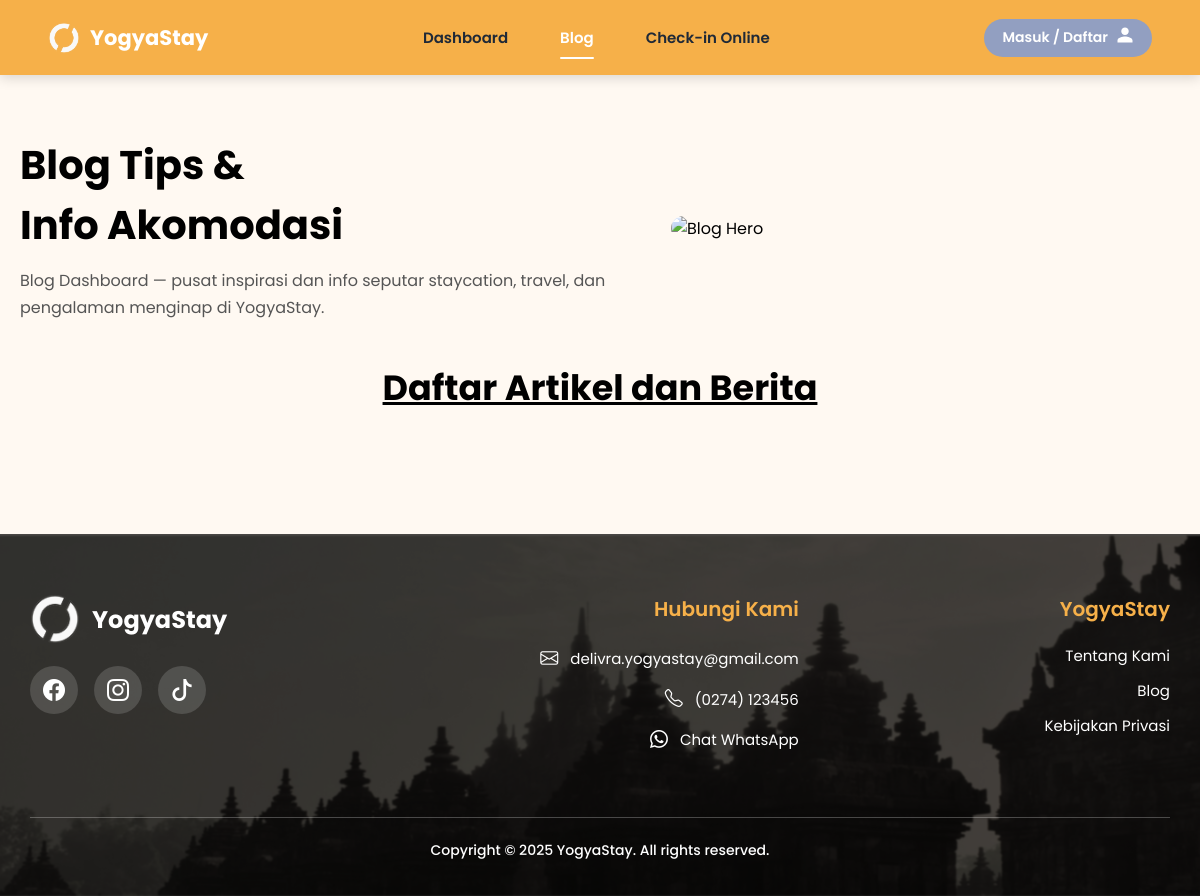
/users/blog.php, run on an earlier commit of the app's database.
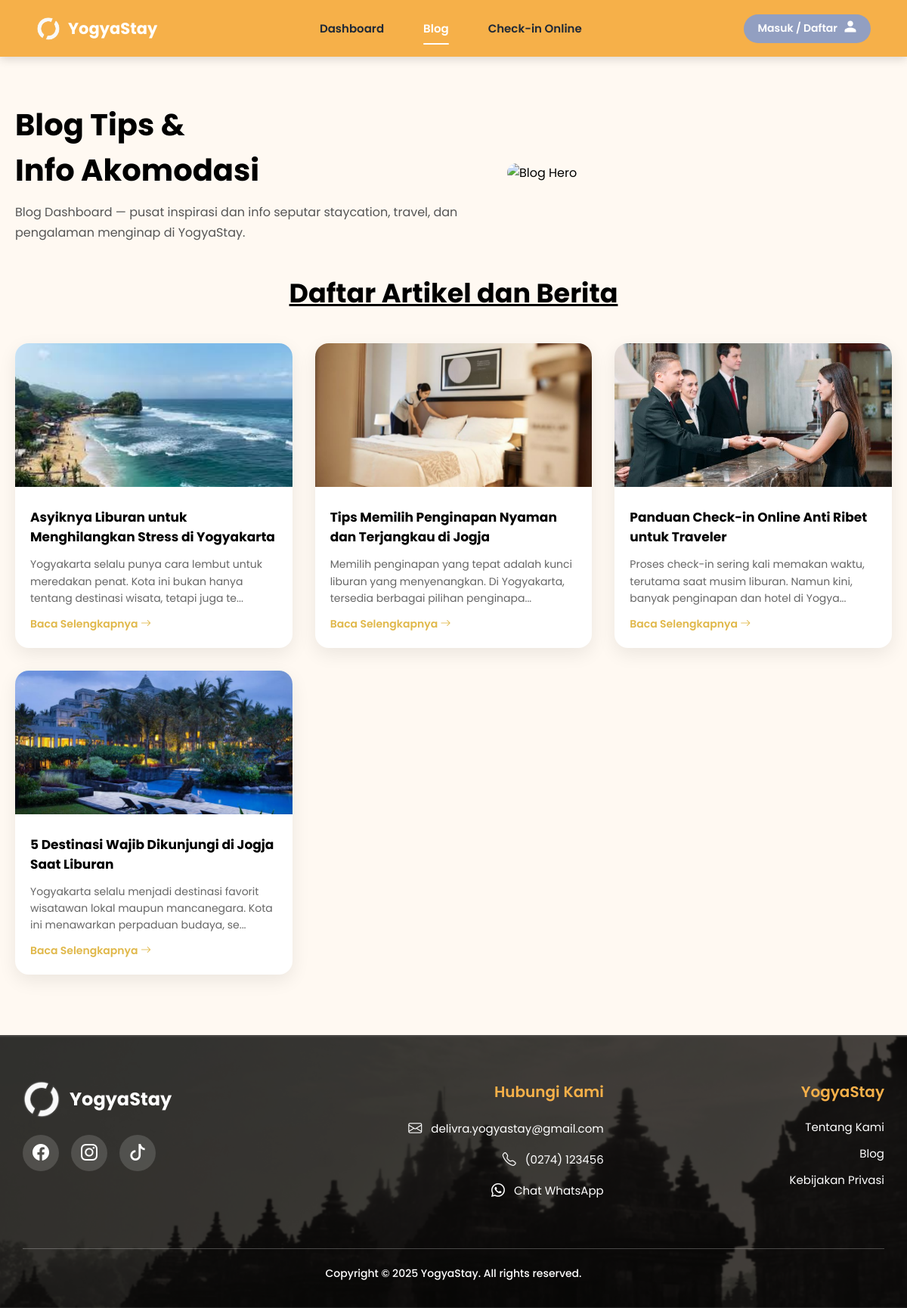
And on a later commit of the database.
### tables this page shows
CREATE TABLE `blog` (
  `id_blog` int(11) NOT NULL,
  `judul` varchar(200) NOT NULL,
  `konten` text NOT NULL,
  `thumbnail` varchar(255) DEFAULT NULL,
  `tanggal_publish` date DEFAULT NULL,
  `id_admin` int(11) NOT NULL,
  `status` enum('publish','draft') DEFAULT 'draft'
);

### users/blog.php (the view, shortened to what this page needs)
<?php
require_once '../config.php';
$query = mysqli_query($conn, "
    SELECT id_blog, judul, konten, thumbnail, tanggal_publish
    FROM blog
    WHERE status = 'publish'
    ORDER BY tanggal_publish DESC
");
include 'header.php';
?>
<!DOCTYPE html>
<html lang="id">
<head>
</head>
<body>
<section class="blog-header">
    <div>
        <h1>Blog Tips &<br>Info Akomodasi</h1>
        <p>
            Blog Dashboard — pusat inspirasi dan info seputar staycation,
            travel, dan pengalaman menginap di YogyaStay.
        </p>
    </div>
    <img src="../assets/blog/blog-hero.jpg" alt="Blog Hero">
</section>
<h2 class="section-title">Daftar Artikel dan Berita</h2>
<div class="blog-container">
    <div class="blog-grid">
        <?php while ($row = mysqli_fetch_assoc($query)) : ?>
            <div class="blog-card">
                <img src="../assets/blog/<?= $row['thumbnail']; ?>" alt="<?= $row['judul']; ?>">
                <div class="blog-card-content">
                    <h3><?= htmlspecialchars($row['judul']); ?></h3>
                    <p>
                        <?= substr(strip_tags($row['konten']), 0, 120); ?>...
                    </p>
                    <a href="detailblog.php?id=<?= $row['id_blog']; ?>" class="read-more">
                        Baca Selengkapnya
                        <i class="bi bi-arrow-right"></i>
                    </a>
                </div>
            </div>
        <?php endwhile; ?>
    </div>
</div>
<?php include 'footer.php'; ?>
</body>
</html>

What changed in the data, as far as the page shows it:
added blog: thumbnail (picture), judul "Asyiknya Liburan untuk Menghilangkan Stress di Yogyakarta", konten "Yogyakarta selalu punya cara lembut untuk meredakan penat. Kota ini bukan hanya tentang destinasi wisata, tetapi juga te"
added blog: thumbnail (picture), judul "Tips Memilih Penginapan Nyaman dan Terjangkau di Jogja", konten "Memilih penginapan yang tepat adalah kunci liburan yang menyenangkan. Di Yogyakarta, tersedia berbagai pilihan penginapa"
added blog: thumbnail (picture), judul "Panduan Check-in Online Anti Ribet untuk Traveler", konten "Proses check-in sering kali memakan waktu, terutama saat musim liburan. Namun kini, banyak penginapan dan hotel di Yogya"
added blog: thumbnail (picture), judul "5 Destinasi Wajib Dikunjungi di Jogja Saat Liburan", konten "Yogyakarta selalu menjadi destinasi favorit wisatawan lokal maupun mancanegara. Kota ini menawarkan perpaduan budaya, se"
